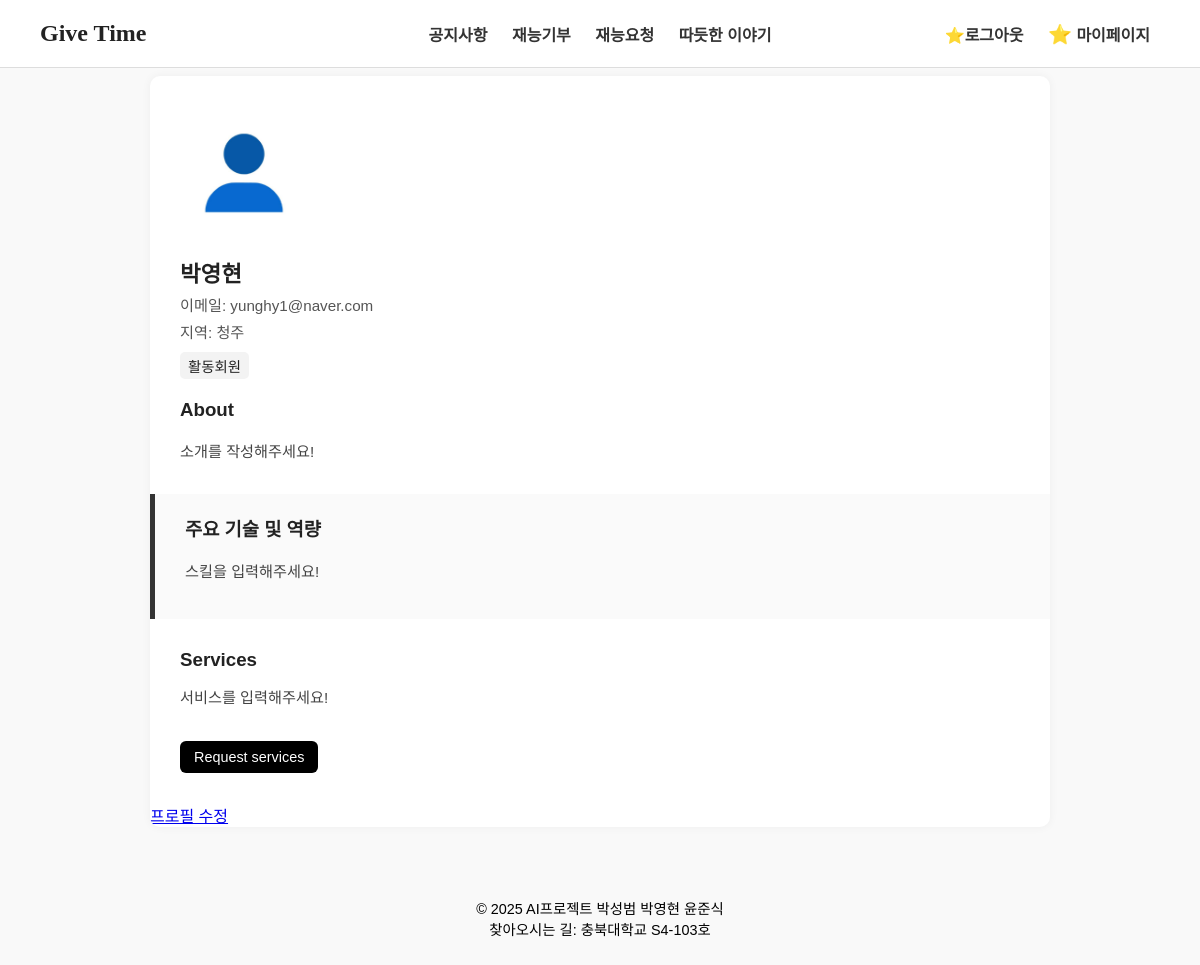
The app's page /mypage/ (signed in) with its own data.
### account/models.py (models this page shows, shortened)
class CustomUser(AbstractBaseUser, PermissionsMixin):
    email = models.EmailField(unique=True)
    nickname = models.CharField(max_length=30)
    location = models.CharField(max_length=100)
    profile_image = models.ImageField(upload_to='profile_images/', null=True, blank=True)
    about = models.TextField(blank=True, null=True)  # 소개글
    skills = models.TextField(blank=True, null=True)  # 기술 목록
    services = models.TextField(blank=True, null=True)  # 서비스 목록
    is_active = models.BooleanField(default=True)
    is_staff = models.BooleanField(default=False)
    objects = CustomUserManager()
    USERNAME_FIELD = 'email'
    REQUIRED_FIELDS = ['nickname']

### mypage/views.py (the view)
# urls.py: path('', views.my_page, name='my_page'),
@login_required
def my_page(request):
    user = request.user
    context = {
        'nickname': user.nickname,
        'email': user.email,
        'location': user.location,
        'about': user.about or '소개를 작성해주세요!',
        'skills': user.skills or '스킬을 입력해주세요!',
        'services': user.services or '서비스를 입력해주세요!',
        'profile_image': user.profile_image.url if user.profile_image else None,
    }
    return render(request, 'mypage/mypage.html', context)

### mypage/templates/mypage/mypage.html (shortened to what this page needs)
{% load static %}
<!DOCTYPE html>
<html lang="ko">
  <head>
    <link rel="stylesheet" href="{% static 'mypage/mypage.css' %}" />
  </head>
  <body>
    <div id="header">{% include 'main/header.html' %}</div>
    <main class="profile-card">
      <div class="profile-header">
        <div class="profile-img-wrapper">
          {% if profile_image %}
          <img
            src="{{ profile_image }}"
            alt="프로필 이미지"
            class="profile-img"
          />
          {% else %}
          <img
            src="{% static 'images/default_profile.png' %}"
            alt="기본 프로필"
            class="profile-img"
          />
          {% endif %}
        </div>
      </div>
      <div class="profile-info">
        <h2>{{ nickname }}</h2>
        <p>이메일: {{ email }}</p>
        <p>지역: {{ location }}</p>
        <div class="badges">
          <span class="badge">활동회원</span>
        </div>
      </div>
      <section class="about-section">
        <h3>About</h3>
        <p class="about-text">{{ about|default:"None" }}</p>
      </section>
      <section class="skills-box">
        <h3>주요 기술 및 역량</h3>
        <p class="about-text">{{ skills|default:"None" }}</p>
      </section>
      <section class="services-section">
        <h3>Services</h3>
        <p class="about-text">{{ services|default:"None" }}</p>
        <button>Request services</button>
      </section>
      <a href="{% url 'mypage:edit_profile' %}">프로필 수정</a>
    </main>
    <div id="footer">{% include 'main/footer.html' %}</div>
  </body>
</html>

### mypage/static/mypage/mypage.css (style rules this page uses)
body { font-family: 'Noto Sans KR', sans-serif; background-color: #f9f9f9; margin: 0; padding: 0; color: #222; }
.profile-card { max-width: 900px; background-color: white; margin: 0.5rem auto; border-radius: 10px; box-shadow: 0 0 10px rgba(0,0,0,0.05); overflow: hidden; }
.profile-header { background-size: cover; height: 100px; position: relative; }
.profile-img { width: 120px; height: 120px; border-radius: 50%; border: 4px solid white; object-fit: cover; position: absolute; bottom: -60px; left: 30px; background-color: white; }
.profile-info { padding: 80px 30px 20px 30px; }
.profile-info h2 { margin: 0; font-size: 1.4rem; }
.profile-info p { margin: 5px 0; color: #555; font-size: 0.95rem; }
.badges { margin-top: 10px; display: flex; gap: 10px; flex-wrap: wrap; }
.badges span { font-size: 0.9rem; background: #f3f3f3; padding: 3px 8px; border-radius: 5px; }
.about-section { padding: 0 30px; margin-bottom: 30px; }
.about-section h3 { margin-top: 0; }
.about-text { line-height: 1.6; font-size: 0.95rem; color: #444; }
.skills-box { background: #fafafa; border-left: 5px solid #333; padding: 20px 30px; margin-bottom: 30px; }
.skills-box h3 { margin-top: 0; }
.services-section { padding: 0 30px 30px 30px; }
.services-section h3 { margin-bottom: 10px; }
.services-section button { margin-top: 15px; padding: 8px 14px; background-color: black; color: white; border: none; border-radius: 6px; cursor: pointer; font-size: 0.9rem; }

### records on screen
CustomUser: nickname "박영현", email "yunghy1@naver.com", location "청주"

### other values on screen
{{ about|default:"None" }} "소개를 작성해주세요!"
{{ skills|default:"None" }} "스킬을 입력해주세요!"
{{ services|default:"None" }} "서비스를 입력해주세요!"
